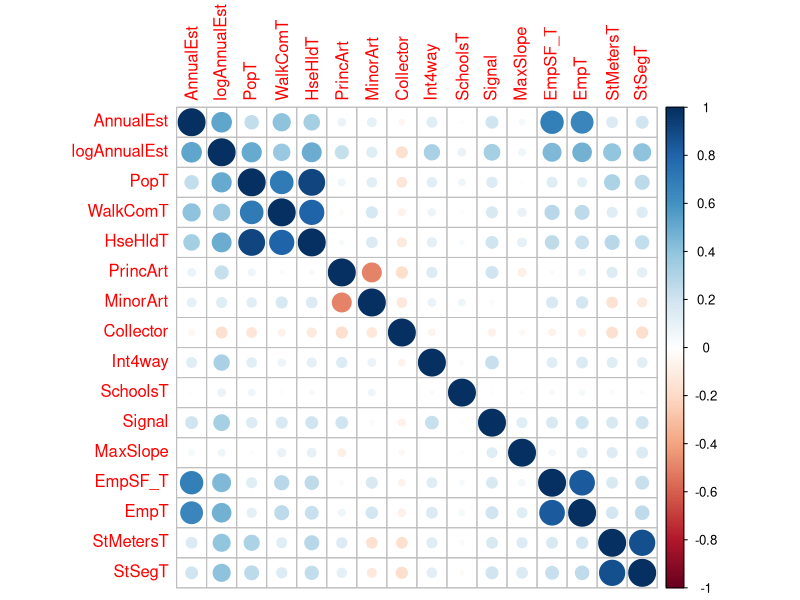

Write the R code that produced this figure.
setwd("C:\\Users\\Aditya\\OneDrive - IIT Kanpur\\Teaching\\2023-24\\2023-24-II\\CE687\\Assignments\\Assignment_3\\Assignment_3_ped_data_variables_code")

library(tidyverse)
#install.packages("corrplot")
library(corrplot)
#Import data
pedvars <- read.csv("ped_exposure_data_sample.csv")

colnames(pedvars)

# get training and test data (80-20 split)
n<-nrow(pedvars)
set.seed(12345) ##changing the seed will change the training/test data sets
index <- sample(n, round(n*0.8))
train <- pedvars[index,] #80% of data
test <- pedvars[-index,] #20% of data

##########Initial models#########
#Modeling AnnualEst#########
model_1 <- lm(AnnualEst~PopT,
              data=train)
summary(model_1)


#Modeling AnnualEst#########
model_2 <- lm(AnnualEst~HseHldT,
              data=train)
summary(model_2)

model_3 <- lm(AnnualEst~PopT+HseHldT,
              data=train)
summary(model_3)




###Modeling logAnnualEst#########
model_2 <- lm(logAnnualEst~PopT,
          data=train)
summary(model_2)




####model 1 goodness-of-Fit
logLik(model_1)
AIC(model_1)
BIC(model_1)

#model 1: Prediction on test data
AnnualEst_pred_model_1<-predict(model_1,test)

#model 1: training RMSE
model_1_rmse_train<-(sum(model_1$residuals^2)/nrow(train))^0.5


#model 1: test RMSE
model_1_rmse_test<-(sum((test$AnnualEst-AnnualEst_pred_model_1)^2)/nrow(test))^0.5



####model 2 Goodness-of-Fit
logLik(model_2)
AIC(model_2)
BIC(model_2)

#model 2: Prediction on train and test data and converting back from log
AnnualEst_pred_model_2_train<-exp(predict(model_2,train))
AnnualEst_pred_model_2_test<-exp(predict(model_2,test))



#model 2: training RMSE of not log, but back-transformed estimates
model_2_rmse_train<-(sum((train$AnnualEst-AnnualEst_pred_model_2_train)^2)/nrow(train))^0.5

#model 2: test RMSE
model_2_rmse_test<-(sum((test$AnnualEst-AnnualEst_pred_model_2_test)^2)/nrow(test))^0.5

###corrplot
colnames(train)
vars<-train[,6:21]
corrmat<-cor(vars)
corrplot(corrmat) # default is circle


##group_by summarize
volume_by_signal<-train%>%group_by(Signal) %>%
  summarize(n=n(),mean_AADT=mean(AnnualEst),sd_AADT=sd(AnnualEst))%>%
  as.data.frame()
volume_by_signal
